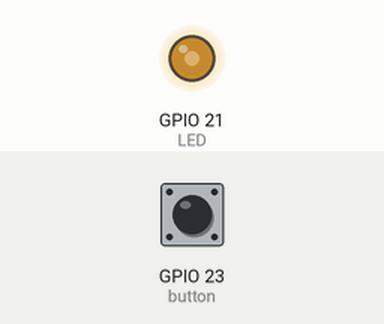
A sketch run on a simulated ESP32. Shown: output pins drawn as LEDs (lit = HIGH). Inputs (shaded band) come from the test bench; at power-on: GPIO 23 (button) HIGH.

Above: at 1.2 s.
1.3 s: GPIO 23 (button) pulled LOW for 0.15 s
At 2.2 s:
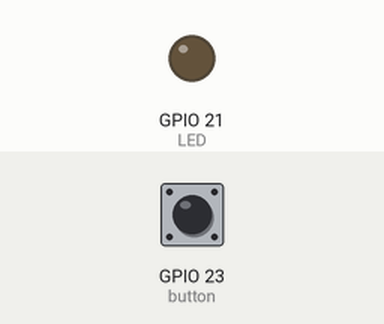
4.4 s: GPIO 23 (button) pulled LOW for 1 s
Timing chart, 0 to 17.4 s (numbered marks = the images above; inputs shaded):
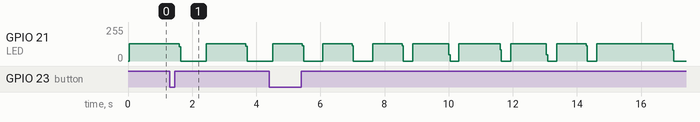

The sketch:

SonginArduino.ino
```cpp
#define LED 21
#define button 23

hw_timer_t *My_timer = NULL;
int note[] = {319,379,477,436};
int TimeDelay = 200;
int c;
int x = 5;
int mode =5;

void IRAM_ATTR onTimer()
{
  // Toggle The LED
  digitalWrite(LED, !digitalRead(LED));

}
void IRAM_ATTR MODE()
{

  mode = mode-1;
  if(mode == 0){
    mode = 5;
  }
  TimeDelay = 100*mode;
  x = mode;

}
void setup() {

  pinMode(LED,OUTPUT);
  My_timer = timerBegin(0, 80, true);  // use tiemr 0 and set prescale to 80 so 1 tick is 1 uSec
  timerAttachInterrupt(My_timer, &onTimer, true); // point to the ISR
    // set alarm every 1 sec
  timerAlarmEnable(My_timer);
  attachInterrupt(button, MODE, FALLING);
}
void G (){
  c = note[0]*x;
  timerAlarmWrite(My_timer, note[0], true);
  timerAlarmEnable(My_timer);
  delay(c);
  timerAlarmDisable(My_timer);

}

void E(){
  c = note[1]*x;
  timerAlarmWrite(My_timer, note[1], true);
  timerAlarmEnable(My_timer);
  delay(c);
  timerAlarmDisable(My_timer);

}
void C(){
  c = note[2]*x;
  timerAlarmWrite(My_timer, note[2], true);
  timerAlarmEnable(My_timer);
  delay(c);
  timerAlarmDisable(My_timer);

}
void D(){
  c = note[3]*x;
  timerAlarmWrite(My_timer, note[3], true);
  timerAlarmEnable(My_timer);
  delay(c);
  timerAlarmDisable(My_timer);

}


void loop() {
  G();
  delay(TimeDelay*2);
  G();
  delay(TimeDelay*2);
  G();
  delay(TimeDelay*2);
  G();
  delay(TimeDelay*2);
  G();
  delay(TimeDelay);
  E();
  delay(TimeDelay);
  D();
  delay(TimeDelay);
  E();
  delay(TimeDelay);
  G();
  delay(TimeDelay);
  C();
}
```
